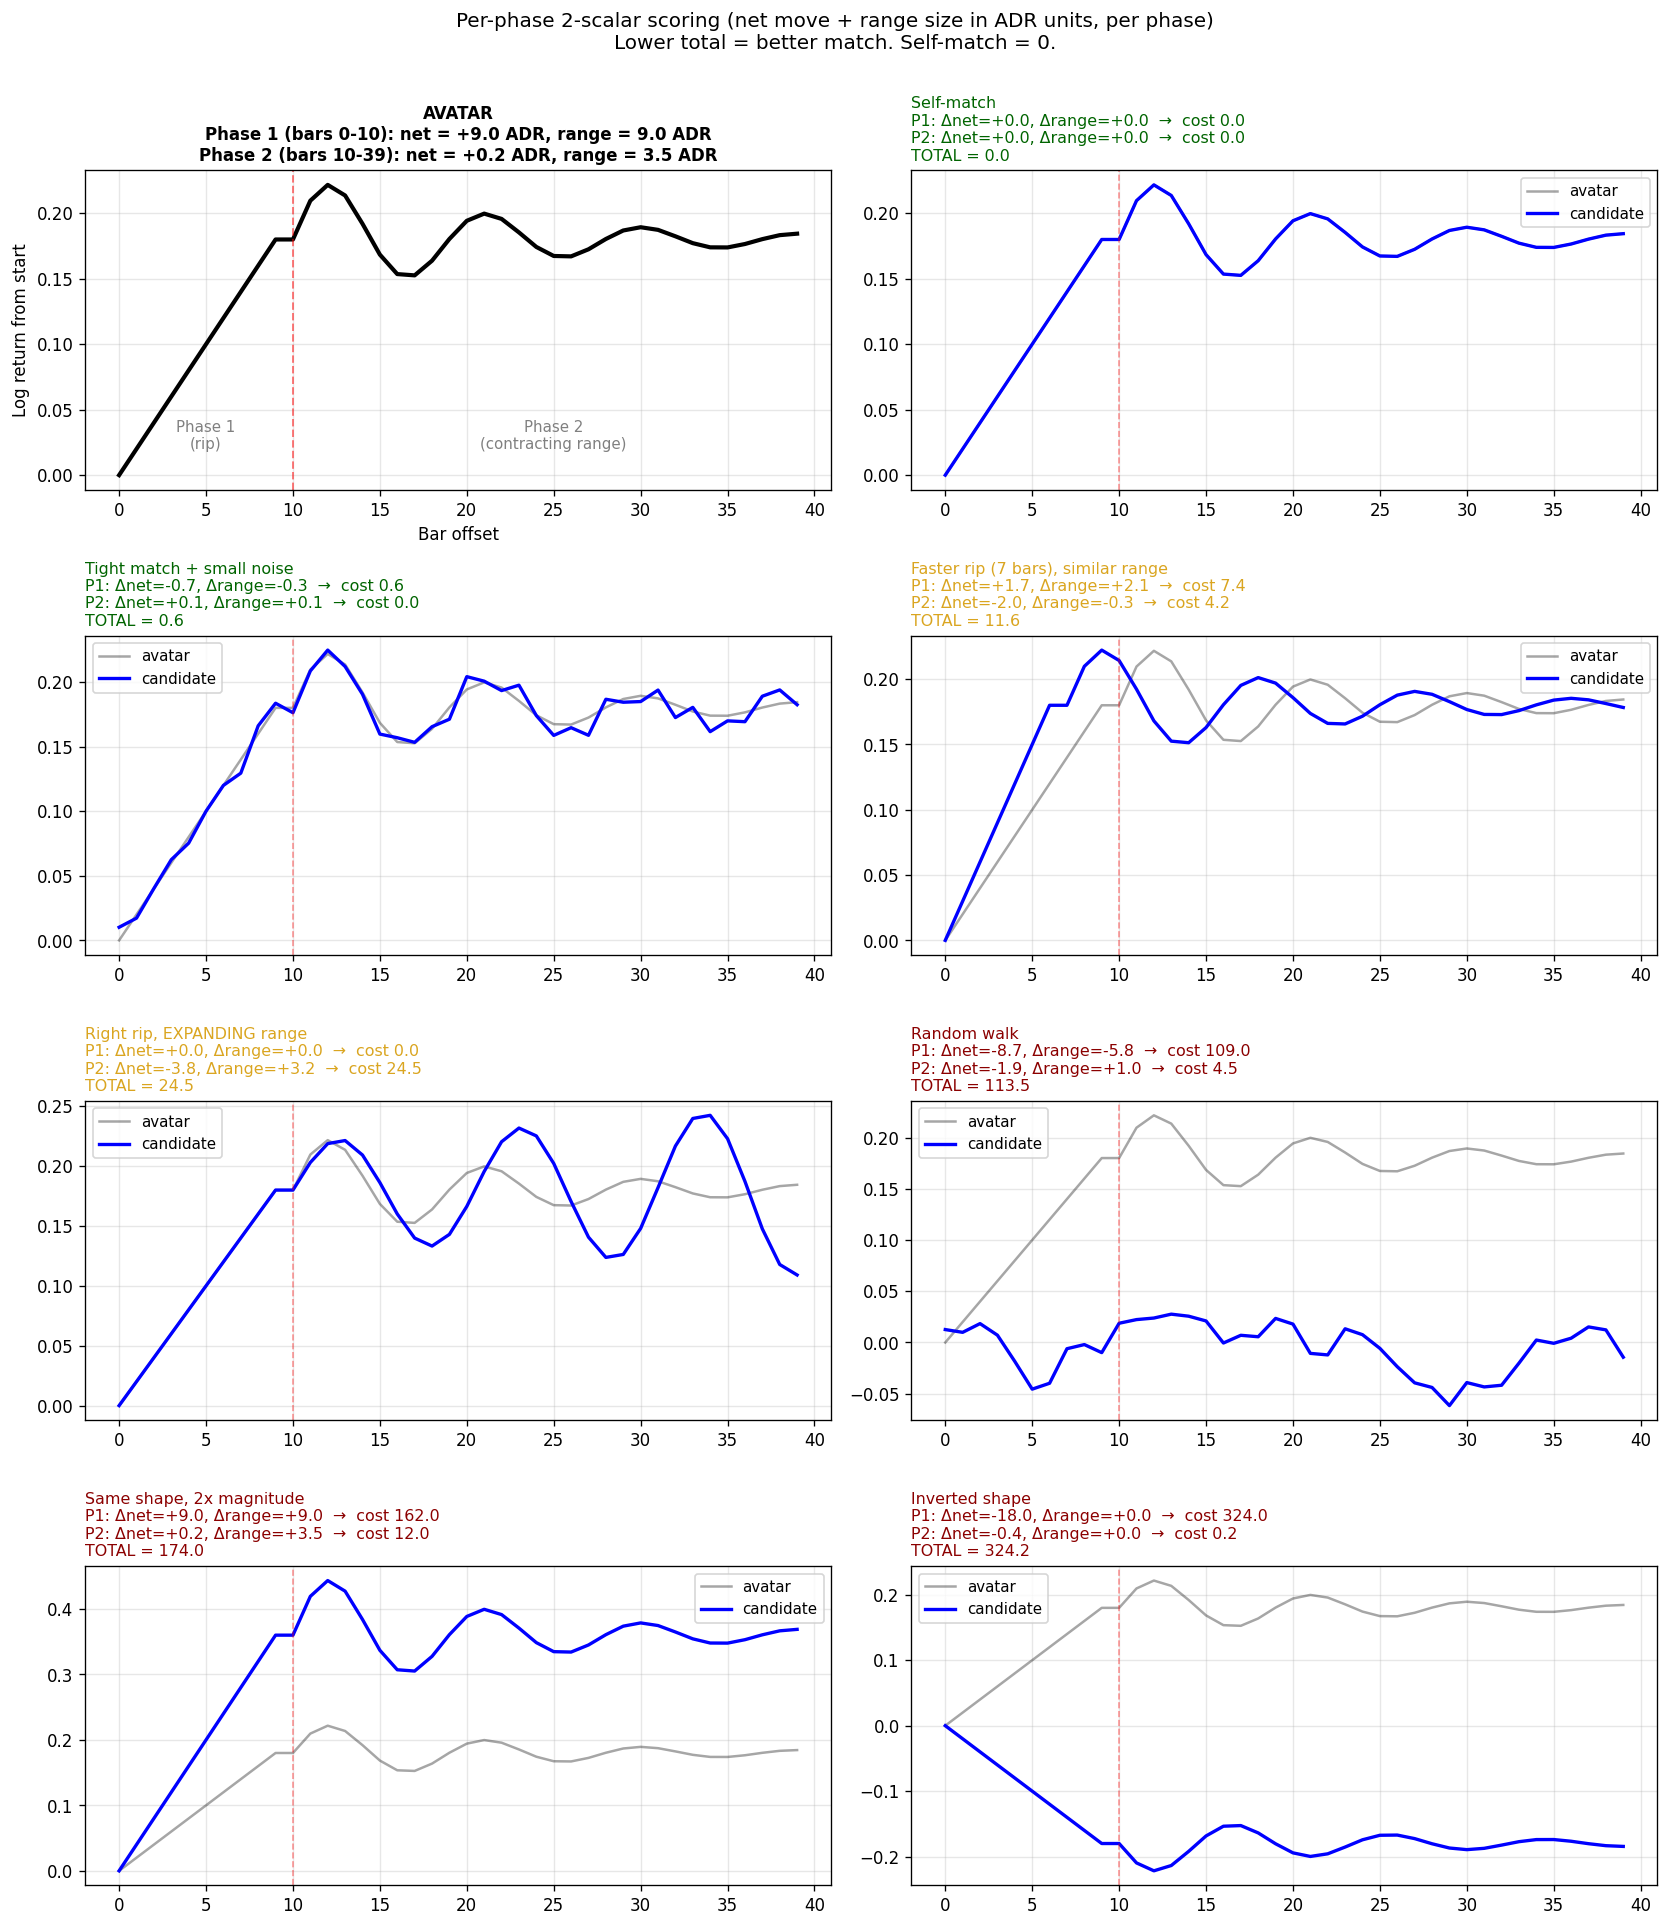

This figure's Python source:
import numpy as np
import matplotlib.pyplot as plt

np.random.seed(7)
N = 40
t = np.arange(N)
PHASE_BOUNDARY = 10
ADR = 0.02


def avatar():
    rip = np.linspace(0, 0.18, 10)
    rng_t = np.arange(30)
    decay = np.exp(-rng_t / 12)
    osc = np.sin(rng_t * 0.7) * 0.05 * decay
    return np.concatenate([rip, 0.18 + osc])


def phase_scalars(curve):
    p1 = curve[:PHASE_BOUNDARY + 1]
    p2 = curve[PHASE_BOUNDARY:]
    return {
        "p1_net": (p1[-1] - p1[0]) / ADR,
        "p1_range": (p1.max() - p1.min()) / ADR,
        "p2_net": (p2[-1] - p2[0]) / ADR,
        "p2_range": (p2.max() - p2.min()) / ADR,
    }


def cost(av_s, c_s):
    d_p1_net = c_s["p1_net"] - av_s["p1_net"]
    d_p1_range = c_s["p1_range"] - av_s["p1_range"]
    d_p2_net = c_s["p2_net"] - av_s["p2_net"]
    d_p2_range = c_s["p2_range"] - av_s["p2_range"]
    p1_cost = d_p1_net ** 2 + d_p1_range ** 2
    p2_cost = d_p2_net ** 2 + d_p2_range ** 2
    return d_p1_net, d_p1_range, d_p2_net, d_p2_range, p1_cost, p2_cost, p1_cost + p2_cost


ex = avatar()
ex_s = phase_scalars(ex)

cands = []

cands.append(("Self-match", ex.copy()))

cands.append(("Same shape, 2x magnitude", ex * 2.0))

cands.append(("Tight match + small noise", ex + np.random.normal(0, 0.006, N)))

fast_rip = np.linspace(0, 0.18, 7)
fpt = np.arange(33)
cands.append((
    "Faster rip (7 bars), similar range",
    np.concatenate([fast_rip, 0.18 + np.sin(fpt * 0.7) * 0.05 * np.exp(-fpt / 13)])
))

ept = np.arange(30)
cands.append((
    "Right rip, EXPANDING range",
    np.concatenate([np.linspace(0, 0.18, 10), 0.18 + np.sin(ept * 0.6) * 0.04 * np.exp(ept / 50)])
))

cands.append(("Random walk", np.cumsum(np.random.normal(0, 0.015, N))))

cands.append(("Inverted shape", -ex + ex[0] * 2))

scored = []
for name, c in cands:
    cs = phase_scalars(c)
    d1n, d1r, d2n, d2r, p1c, p2c, total = cost(ex_s, cs)
    scored.append((name, c, cs, d1n, d1r, d2n, d2r, p1c, p2c, total))

scored = sorted(scored, key=lambda x: x[9])

fig, axes = plt.subplots(4, 2, figsize=(14, 16))
axes = axes.flatten()

ax = axes[0]
ax.plot(t, ex, 'k-', linewidth=2.5)
ax.axvline(PHASE_BOUNDARY, color='red', linestyle='--', alpha=0.5, linewidth=1.2)
ax.set_title("AVATAR\n"
             f"Phase 1 (bars 0-10): net = {ex_s['p1_net']:+.1f} ADR, range = {ex_s['p1_range']:.1f} ADR\n"
             f"Phase 2 (bars 10-39): net = {ex_s['p2_net']:+.1f} ADR, range = {ex_s['p2_range']:.1f} ADR",
             fontsize=10, fontweight='bold')
ax.grid(True, alpha=0.3)
ax.set_xlabel("Bar offset")
ax.set_ylabel("Log return from start")
ax.text(5, 0.02, "Phase 1\n(rip)", ha='center', fontsize=9, color='gray')
ax.text(25, 0.02, "Phase 2\n(contracting range)", ha='center', fontsize=9, color='gray')

for i, (name, curve, cs, d1n, d1r, d2n, d2r, p1c, p2c, total) in enumerate(scored):
    if i + 1 >= len(axes):
        break
    ax = axes[i + 1]
    ax.plot(t, ex, 'k-', alpha=0.35, linewidth=1.5, label='avatar')
    ax.plot(t, curve, 'b-', linewidth=2, label='candidate')
    ax.axvline(PHASE_BOUNDARY, color='red', linestyle='--', alpha=0.4, linewidth=1.0)

    color = 'darkgreen' if total < 1 else 'goldenrod' if total < 25 else 'darkorange' if total < 100 else 'darkred'
    title = (
        f"{name}\n"
        f"P1: Δnet={d1n:+.1f}, Δrange={d1r:+.1f}  →  cost {p1c:.1f}\n"
        f"P2: Δnet={d2n:+.1f}, Δrange={d2r:+.1f}  →  cost {p2c:.1f}\n"
        f"TOTAL = {total:.1f}"
    )
    ax.set_title(title, fontsize=9.5, color=color, loc='left')
    ax.grid(True, alpha=0.3)
    ax.legend(fontsize=9, loc='best')

for j in range(len(scored) + 1, len(axes)):
    axes[j].set_visible(False)

plt.suptitle("Per-phase 2-scalar scoring (net move + range size in ADR units, per phase)\n"
             "Lower total = better match. Self-match = 0.",
             fontsize=12, y=1.00)
plt.tight_layout()

out = "viz_phase_scoring_demo.png"
plt.savefig(out, dpi=120, bbox_inches='tight')
print(f"Saved {out}")
print()
print("Avatar scalars:")
for k, v in ex_s.items():
    print(f"  {k}: {v:+.2f}")
print()
print("Ranked by per-phase cost (lower is better):")
for name, _, cs, d1n, d1r, d2n, d2r, p1c, p2c, total in scored:
    print(f"  total={total:7.2f}  P1={p1c:6.2f}  P2={p2c:6.2f}   {name}")
